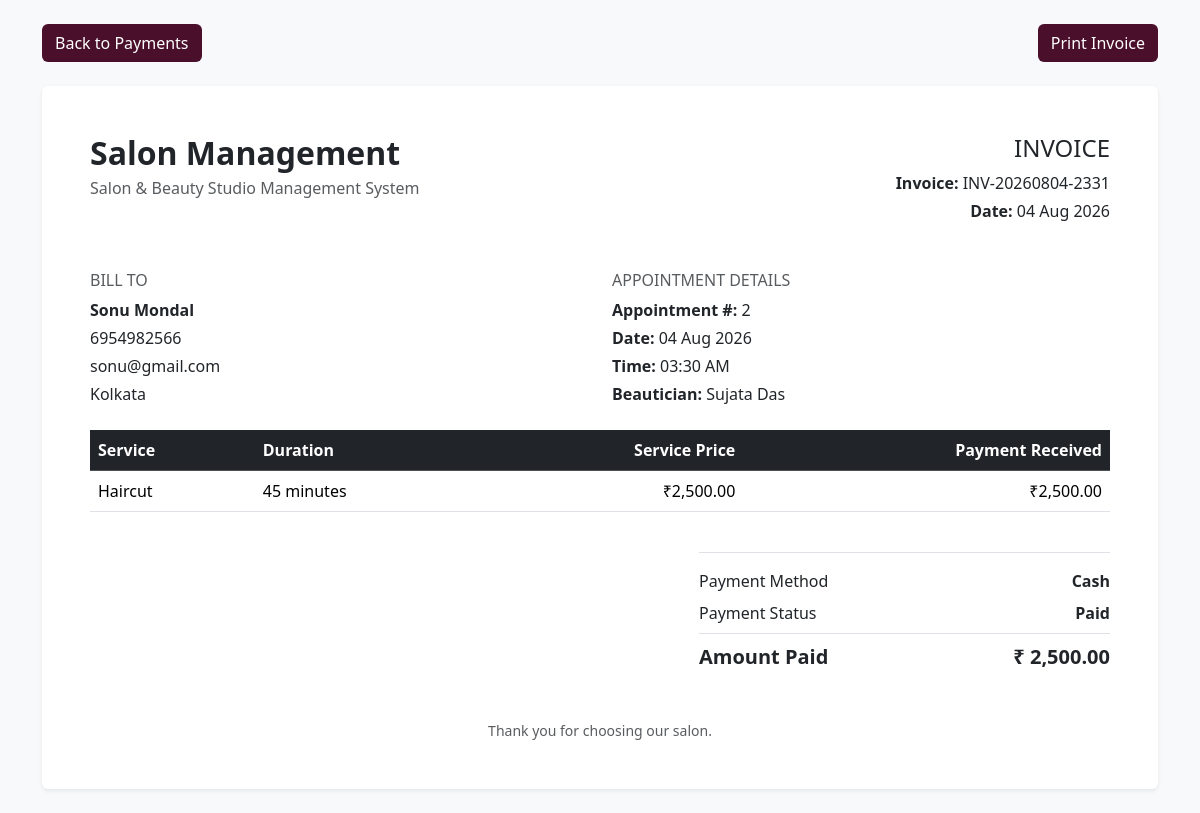
The app's page /payments/invoice.php?id=1 (signed in) with its own data.
### tables this page shows
CREATE TABLE `payments` (
  `id` int(10) UNSIGNED NOT NULL,
  `appointment_id` int(10) UNSIGNED NOT NULL,
  `amount` decimal(10,2) NOT NULL,
  `payment_method` enum('Cash','Card','UPI') NOT NULL,
  `payment_status` enum('Pending','Paid','Partially Paid','Refunded') NOT NULL DEFAULT 'Pending',
  `invoice_number` varchar(40) NOT NULL,
  `paid_at` datetime DEFAULT NULL,
  `created_at` timestamp NOT NULL DEFAULT current_timestamp(),
  `updated_at` timestamp NOT NULL DEFAULT current_timestamp() ON UPDATE current_timestamp()
);

CREATE TABLE `customers` (
  `id` int(10) UNSIGNED NOT NULL,
  `user_id` int(10) UNSIGNED DEFAULT NULL,
  `customer_name` varchar(120) NOT NULL,
  `phone` varchar(20) NOT NULL,
  `email` varchar(150) DEFAULT NULL,
  `address` text DEFAULT NULL,
  `gender` enum('Female','Male','Other','Prefer not to say') DEFAULT NULL,
  `created_at` timestamp NOT NULL DEFAULT current_timestamp(),
  `updated_at` timestamp NOT NULL DEFAULT current_timestamp() ON UPDATE current_timestamp()
);

CREATE TABLE `appointments` (
  `id` int(10) UNSIGNED NOT NULL,
  `customer_id` int(10) UNSIGNED NOT NULL,
  `service_id` int(10) UNSIGNED NOT NULL,
  `beautician_id` int(10) UNSIGNED NOT NULL,
  `appointment_date` date NOT NULL,
  `appointment_time` time NOT NULL,
  `status` enum('Pending','Confirmed','Completed','Cancelled') NOT NULL DEFAULT 'Pending',
  `notes` text DEFAULT NULL,
  `created_at` timestamp NOT NULL DEFAULT current_timestamp(),
  `updated_at` timestamp NOT NULL DEFAULT current_timestamp() ON UPDATE current_timestamp()
);

CREATE TABLE `beauticians` (
  `id` int(10) UNSIGNED NOT NULL,
  `beautician_name` varchar(120) NOT NULL,
  `phone` varchar(20) NOT NULL,
  `specialization` varchar(150) DEFAULT NULL,
  `experience` smallint(5) UNSIGNED NOT NULL DEFAULT 0 COMMENT 'Experience in years',
  `created_at` timestamp NOT NULL DEFAULT current_timestamp(),
  `updated_at` timestamp NOT NULL DEFAULT current_timestamp() ON UPDATE current_timestamp()
);

CREATE TABLE `services` (
  `id` int(10) UNSIGNED NOT NULL,
  `service_name` varchar(120) NOT NULL,
  `price` decimal(10,2) NOT NULL,
  `duration` int(10) UNSIGNED NOT NULL COMMENT 'Duration in minutes',
  `description` text DEFAULT NULL,
  `created_at` timestamp NOT NULL DEFAULT current_timestamp(),
  `updated_at` timestamp NOT NULL DEFAULT current_timestamp() ON UPDATE current_timestamp()
);

### includes/auth.php (called while the page is built, shortened)
<?php
    function e(?string $text): string{
        return htmlspecialchars((string) $text, ENT_QUOTES, 'UTF-8');
    }

### payments/invoice.php (the view, shortened to what this page needs)
<?php
    require_once __DIR__ . '/../config/database.php';
    require_once __DIR__ . '/../includes/auth.php';
    $paymentId = (int) $_GET['id'];
    $getInvoice = $pdo->prepare(
        'SELECT
            payments.id AS payment_id,
            payments.amount,
            payments.payment_method,
            payments.payment_status,
            payments.invoice_number,
            payments.paid_at,
            appointments.id AS appointment_id,
            appointments.customer_id,
            appointments.appointment_date,
            appointments.appointment_time,
            customers.customer_name,
            customers.phone AS customer_phone,
            customers.email AS customer_email,
            customers.address AS customer_address,
            services.service_name,
            services.price AS service_price,
            services.duration,
            beauticians.beautician_name
        FROM payments
        INNER JOIN appointments
            ON payments.appointment_id = appointments.id
        INNER JOIN customers
            ON appointments.customer_id = customers.id
        INNER JOIN services
            ON appointments.service_id = services.id
        INNER JOIN beauticians
            ON appointments.beautician_id = beauticians.id
        WHERE payments.id = :id'
    );
    $getInvoice->execute(['id' => $paymentId]);
    $invoice = $getInvoice->fetch();
?>
<!DOCTYPE html>
<html lang="en">
<head>
    <link
        href="https://cdn.jsdelivr.net/npm/bootstrap@5.3.3/dist/css/bootstrap.min.css"
        rel="stylesheet"
    >
</head>
<body class="bg-light">
<div class="container py-4">
    <div class="d-flex justify-content-between mb-4 no-print">
        <a href="<?= BASE_URL ?>/payments/index.php" class="btn text-white" style="background-color: #4a0f2a;">
            Back to Payments
        </a>
        <button class="btn text-white" style="background-color: #4a0f2a;" onclick="window.print()">
            Print Invoice
        </button>
    </div>
    <div class="card border-0 shadow-sm">
        <div class="card-body p-4 p-md-5">
            <div class="row mb-5">
                <div class="col-7">
                    <h1 class="h2 fw-bold mb-1">Salon Management</h1>
                    <p class="text-muted mb-0">
                        Salon & Beauty Studio Management System
                    </p>
                </div>
                <div class="col-5 text-end">
                    <h2 class="h4 mb-2">INVOICE</h2>
                    <p class="mb-1">
                        <strong>Invoice:</strong>
                        <?= e($invoice['invoice_number']) ?>
                    </p>
                    <p class="mb-0">
                        <strong>Date:</strong>
                        <?= e(date(
                            'd M Y',
                            strtotime($invoice['paid_at'] ?? 'now')
                        )) ?>
                    </p>
                </div>
            </div>
            <div class="row mb-4">
                <div class="col-md-6">
                    <h3 class="h6 text-uppercase text-muted">Bill To</h3>
                    <p class="mb-1 fw-semibold">
                        <?= e($invoice['customer_name']) ?>
                    </p>
                    <p class="mb-1"><?= e($invoice['customer_phone']) ?></p>
                    <?php if ($invoice['customer_email']): ?>
                        <p class="mb-1"><?= e($invoice['customer_email']) ?></p>
                    <?php endif; ?>
                    <?php if ($invoice['customer_address']): ?>
                        <p class="mb-0"><?= e($invoice['customer_address']) ?></p>
                    <?php endif; ?>
                </div>
                <div class="col-md-6 mt-4 mt-md-0">
                    <h3 class="h6 text-uppercase text-muted">
                        Appointment Details
                    </h3>
                    <p class="mb-1">
                        <strong>Appointment #:</strong>
                        <?= (int) $invoice['appointment_id'] ?>
                    </p>
                    <p class="mb-1">
                        <strong>Date:</strong>
                        <?= e(date(
                            'd M Y',
                            strtotime($invoice['appointment_date'])
                        )) ?>
                    </p>
                    <p class="mb-1">
                        <strong>Time:</strong>
                        <?= e(date(
                            'h:i A',
                            strtotime($invoice['appointment_time'])
                        )) ?>
                    </p>
                    <p class="mb-0">
                        <strong>Beautician:</strong>
                        <?= e($invoice['beautician_name']) ?>
                    </p>
                </div>
            </div>
            <div class="table-responsive mb-4">
                <table class="table">
                    <thead class="table-dark">
                        <tr>
                            <th>Service</th>
                            <th>Duration</th>
                            <th class="text-end">Service Price</th>
                            <th class="text-end">Payment Received</th>
                        </tr>
                    </thead>
                    <tbody>
                        <tr>
                            <td><?= e($invoice['service_name']) ?></td>
                            <td><?= (int) $invoice['duration'] ?> minutes</td>
                            <td class="text-end">
                                ₹<?= e(number_format(
                                    (float) $invoice['service_price'],
                                    2
                                )) ?>
                            </td>
                            <td class="text-end">
                                ₹<?= e(number_format(
                                    (float) $invoice['amount'],
                                    2
                                )) ?>
                            </td>
                        </tr>
                    </tbody>
                </table>
            </div>
            <div class="row justify-content-end">
                <div class="col-md-5">
                    <div class="border-top pt-3">
                        <div class="d-flex justify-content-between mb-2">
                            <span>Payment Method</span>
                            <strong><?= e($invoice['payment_method']) ?></strong>
                        </div>
                        <div class="d-flex justify-content-between mb-2">
                            <span>Payment Status</span>
                            <strong><?= e($invoice['payment_status']) ?></strong>
                        </div>
                        <div class="d-flex justify-content-between fs-5 border-top pt-2">
                            <strong>Amount Paid</strong>
                            <strong>
                                ₹ <?= e(number_format(
                                    (float) $invoice['amount'],
                                    2
                                )) ?>
                            </strong>
                        </div>
                    </div>
                </div>
            </div>
            <p class="text-center text-muted small mt-5 mb-0">
                Thank you for choosing our salon.
            </p>
        </div>
    </div>
</div>
</body>
</html>

### records on screen
payments: invoice_number "INV-20260804-2331", paid_at "04 Aug 2026", customers.customer_name "Sonu Mondal", customers.phone "6954982566", customers.email "sonu@gmail.com", customers.address "Kolkata", appointment "2", appointment.appointment_date "04 Aug 2026", appointment.appointment_time "03:30 AM", beauticians.beautician_name "Sujata Das", services.service_name "Haircut", services.duration "45", services.price "2,500.00", amount "2,500.00", payment_method "Cash", payment_status "Paid"
